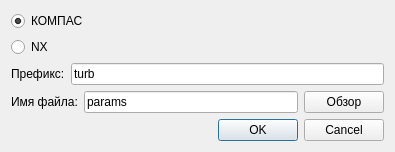
<?xml version="1.0" encoding="UTF-8"?>
<ui version="4.0">
 <class>Dialog</class>
 <widget class="QDialog" name="Dialog">
  <property name="geometry">
   <rect>
    <x>0</x>
    <y>0</y>
    <width>395</width>
    <height>146</height>
   </rect>
  </property>
  <property name="windowTitle">
   <string>Сохранить файл параметров</string>
  </property>
  <layout class="QVBoxLayout" name="verticalLayout">
   <item>
    <widget class="QRadioButton" name="rad_btn_compass">
     <property name="text">
      <string>КОМПАС</string>
     </property>
     <property name="checked">
      <bool>true</bool>
     </property>
    </widget>
   </item>
   <item>
    <widget class="QRadioButton" name="rad_btn_nx">
     <property name="text">
      <string>NX</string>
     </property>
    </widget>
   </item>
   <item>
    <layout class="QHBoxLayout" name="horizontalLayout">
     <item>
      <widget class="QLabel" name="label">
       <property name="text">
        <string>Префикс:</string>
       </property>
      </widget>
     </item>
     <item>
      <widget class="QLineEdit" name="prefix">
       <property name="text">
        <string>turb</string>
       </property>
      </widget>
     </item>
    </layout>
   </item>
   <item>
    <layout class="QHBoxLayout" name="horizontalLayout_2">
     <item>
      <widget class="QLabel" name="label_2">
       <property name="text">
        <string>Имя файла:</string>
       </property>
      </widget>
     </item>
     <item>
      <widget class="QLineEdit" name="filename">
       <property name="text">
        <string>params</string>
       </property>
       <property name="readOnly">
        <bool>false</bool>
       </property>
      </widget>
     </item>
     <item>
      <widget class="QPushButton" name="overview_btn">
       <property name="text">
        <string>Обзор</string>
       </property>
      </widget>
     </item>
    </layout>
   </item>
   <item>
    <widget class="QDialogButtonBox" name="buttonBox">
     <property name="orientation">
      <enum>Qt::Horizontal</enum>
     </property>
     <property name="standardButtons">
      <set>QDialogButtonBox::Cancel|QDialogButtonBox::Ok</set>
     </property>
    </widget>
   </item>
  </layout>
  <zorder>buttonBox</zorder>
  <zorder>rad_btn_compass</zorder>
  <zorder>rad_btn_nx</zorder>
  <zorder>horizontalLayoutWidget</zorder>
  <zorder>label</zorder>
  <zorder>horizontalLayoutWidget_2</zorder>
 </widget>
 <resources/>
 <connections>
  <connection>
   <sender>buttonBox</sender>
   <signal>accepted()</signal>
   <receiver>Dialog</receiver>
   <slot>accept()</slot>
   <hints>
    <hint type="sourcelabel">
     <x>248</x>
     <y>254</y>
    </hint>
    <hint type="destinationlabel">
     <x>157</x>
     <y>274</y>
    </hint>
   </hints>
  </connection>
  <connection>
   <sender>buttonBox</sender>
   <signal>rejected()</signal>
   <receiver>Dialog</receiver>
   <slot>reject()</slot>
   <hints>
    <hint type="sourcelabel">
     <x>316</x>
     <y>260</y>
    </hint>
    <hint type="destinationlabel">
     <x>286</x>
     <y>274</y>
    </hint>
   </hints>
  </connection>
 </connections>
</ui>
